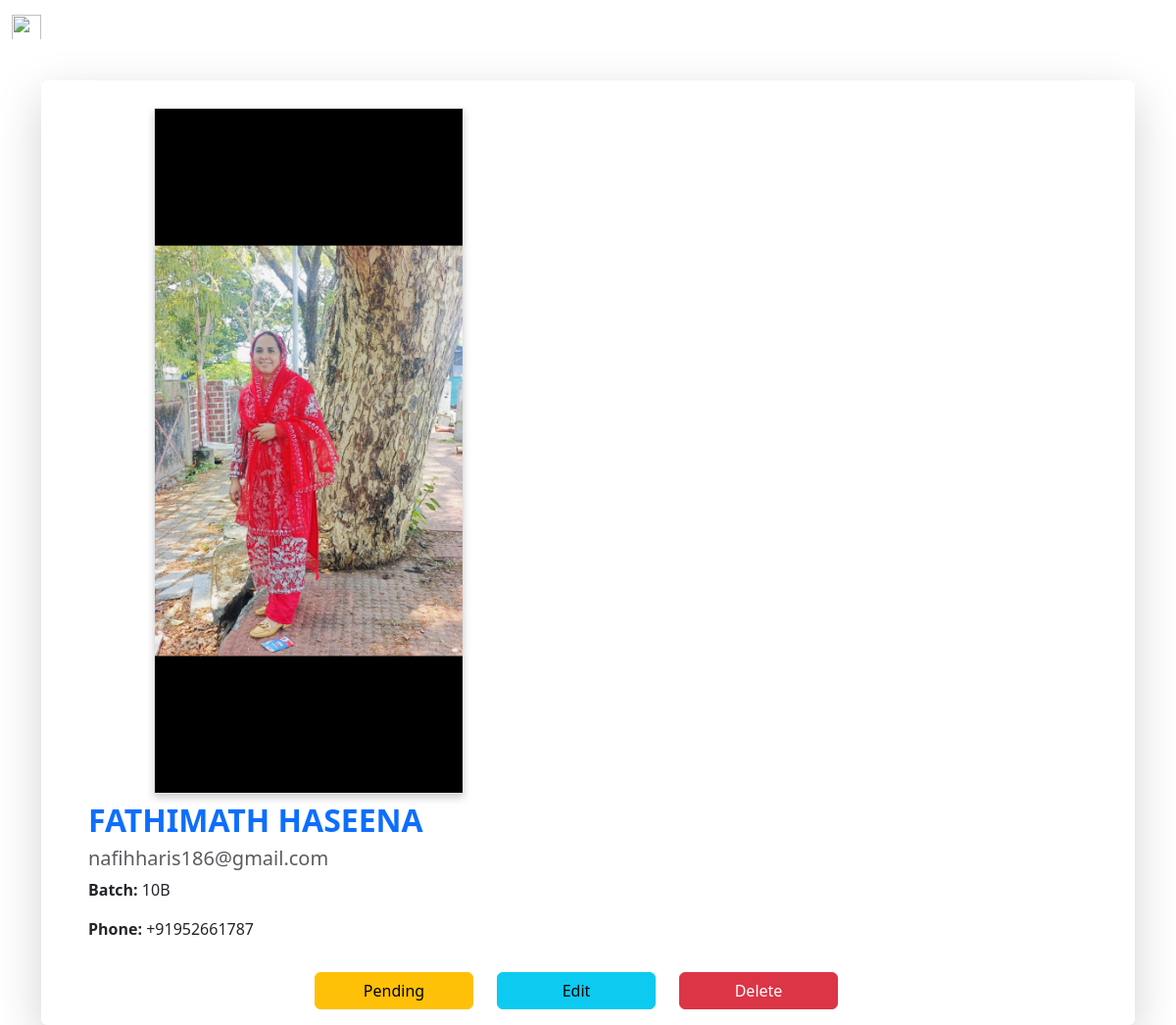
The page /users_details/44/ (signed in) on the database its author committed.
### userapp/models.py (models this page shows, shortened)
class UserProfile(models.Model):
    user = models.OneToOneField(User, on_delete=models.CASCADE)
    phone = models.CharField(max_length=15, unique=True, default='+91')
    batch = models.CharField(max_length=20, choices=[
        ('10A', '10A'), ('10B', '10B'), ('10C', '10C'), ('10D', '10D')
    ])
    n_adult = models.PositiveIntegerField(null=True, blank=True, default=0)
    n_child = models.PositiveIntegerField(null=True, blank=True, default=0)
    photo = models.ImageField(upload_to='user_photos/', blank=True, null=True)
    is_approved = models.BooleanField(default=False)

### manager/views.py (the view)
# urls.py: path('users_details/<int:pk>/', views.users_details, name='users_details'),
@daffodils_required
def users_details(request, pk):
    photo = get_object_or_404(UserProfile, pk=pk)
    return render(request, 'users_details.html', {'photo':photo})

### manager/views.py (called while the page is built)
def daffodils_required(view_func):
    @wraps(view_func)
    @login_required
    def _wrapped_view(request, *args, **kwargs):
        if request.user.username == 'daffodils':
            return view_func(request, *args, **kwargs)
        return HttpResponseForbidden("Access denied: You are not authorized to view this page.")
    return _wrapped_view

### templates/users_details.html (shortened to what this page needs)
{% extends 'blank_layout.html' %}
{% load static %}
{% block content %}
<div class="container pt-4">
    <div id="profile-data" data-batch="{{ profile.batch }}">
        <div class="pt-2 shadow-lg rounded">
            <div class="row align-items-center">
                <div class="col-md-6 text-center mb-3 mb-md-0">
                    {% if photo.photo %}
                    <img src="{{ photo.photo.url }}" alt="User Photo" class="img-fluid border profile-img">
                    {% else %}
                    <img src="{% static 'images/prp.png' %}" alt="Default Photo" class="img-fluid border profile-img">
                    {% endif %}
                </div>
                <div class="col-md-5 pt-2 mx-5">
                    <h2 style=" font-weight: bold;" class="text-primary">{{ photo.user.first_name|upper }} {{photo.user.last_name |upper}}</h2>
                    <h5 class="text-muted">{{ photo.user.email }}</h5>
                    <p><strong>Batch:</strong> {{ photo.batch }}</p>
                    <p><strong>Phone:</strong> {{ photo.phone }}</p>
                </div>
                <div class="row">
                    <div class="text-center mt-3 col-1 col-md-3 ">
                    </div>
                    <div class="text-center mt-3 col-4 col-md-2 ">
                        {% if photo.is_approved %}
                        <a style="width: 100%;" href="" class="btn btn-success">Approved</a>
                        {% else %}
                        <a style="width: 100%;color: rgb(1, 1, 1);" href="{% url 'approve_user' photo.id %}"
                            class="btn btn-warning">Pending</a>
                        {% endif %}
                    </div>
                    <div class="text-center mt-3 col-3 col-md-2">
                        <a style="width: 100%;" href="{% url 'edit_user_profile' photo.pk %}"
                            class="btn btn-info">Edit</a>
                    </div>
                    <div class="text-center mt-3 col-4 col-md-2 mb-3">
                        <a style="width: 100%;" href="{% url 'delete_users' photo.pk %}"
                            class="btn btn-danger">Delete</a>
                    </div>
                </div>
            </div>
        </div>
    </div>
</div>
{% endblock %}

### templates/users_details.html (style rules this page uses)
.profile-img { margin-top: 20px; max-width: 500px; max-height: 700px; height: auto; box-shadow: 0 4px 8px rgba(0, 0, 0, 0.2); }

### rows shown on the page
UserProfile: photo (picture), user.first_name "FATHIMATH HASEENA", user.email "nafihharis186@gmail.com", batch "10B", phone "+91952661787"
